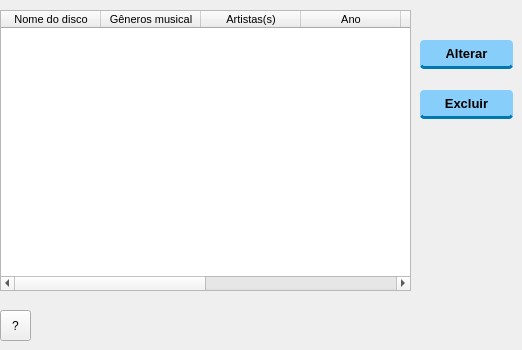
           <widget class="QWidget" name="tab_4">
            <attribute name="title">
             <string>Listagem dos discos</string>
            </attribute>
            <widget class="QTableWidget" name="tableWidget_vinis">
             <property name="geometry">
              <rect>
               <x>0</x>
               <y>10</y>
               <width>411</width>
               <height>281</height>
              </rect>
             </property>
             <property name="styleSheet">
              <string notr="true"/>
             </property>
             <column>
              <property name="text">
               <string>Nome do disco</string>
              </property>
              <property name="font">
               <font>
                <pointsize>8</pointsize>
               </font>
              </property>
             </column>
             <column>
              <property name="text">
               <string>Gêneros musical</string>
              </property>
              <property name="font">
               <font>
                <pointsize>8</pointsize>
               </font>
              </property>
             </column>
             <column>
              <property name="text">
               <string>Artistas(s)</string>
              </property>
              <property name="font">
               <font>
                <pointsize>8</pointsize>
               </font>
              </property>
             </column>
             <column>
              <property name="text">
               <string>Ano</string>
              </property>
              <property name="font">
               <font>
                <pointsize>8</pointsize>
               </font>
              </property>
             </column>
             <column>
              <property name="text">
               <string>Código</string>
              </property>
              <property name="font">
               <font>
                <pointsize>8</pointsize>
               </font>
              </property>
             </column>
             <column>
              <property name="text">
               <string>Condição</string>
              </property>
              <property name="font">
               <font>
                <pointsize>8</pointsize>
               </font>
              </property>
             </column>
             <column>
              <property name="text">
               <string>Preço(R$)</string>
              </property>
              <property name="font">
               <font>
                <pointsize>8</pointsize>
               </font>
              </property>
             </column>
             <column>
              <property name="text">
               <string>Quant. Estoque</string>
              </property>
              <property name="font">
               <font>
                <pointsize>8</pointsize>
               </font>
              </property>
             </column>
            </widget>
            <widget class="QToolButton" name="help1">
             <property name="geometry">
              <rect>
               <x>0</x>
               <y>310</y>
               <width>31</width>
               <height>31</height>
              </rect>
             </property>
             <property name="text">
              <string>?</string>
             </property>
             <property name="icon">
              <iconset theme="QIcon::ThemeIcon::HelpFaq"/>
             </property>
            </widget>
            <widget class="QPushButton" name="pushButton_excluir_vinil">
             <property name="geometry">
              <rect>
               <x>420</x>
               <y>90</y>
               <width>93</width>
               <height>29</height>
              </rect>
             </property>
             <property name="styleSheet">
              <string notr="true">QPushButton {
    background-color: #87CEFA;
    color: #000000;
    border: none;
    border-bottom: 3px solid #0077b3;
    border-radius: 4px;
    font-family: &quot;Courier New&quot;;
    font-weight: bold;
    font-size: 10pt;
    padding: 4px 10px;
    max-height: 25px;
}

QPushButton:hover {
    background-color: #b0e0e6;
    border-bottom: 3px solid #0099cc;
}

QPushButton:pressed {
    background-color: #FF6347;      /* VERMELHO */
    border-bottom: 0px solid transparent;
    margin-top: 3px;
}</string>
             </property>
             <property name="text">
              <string>Excluir</string>
             </property>
            </widget>
            <widget class="QPushButton" name="pushButton_alterar_vinil">
             <property name="geometry">
              <rect>
               <x>420</x>
               <y>40</y>
               <width>93</width>
               <height>29</height>
              </rect>
             </property>
             <property name="styleSheet">
              <string notr="true">
QPushButton {
    background-color: #87CEFA;
    color: #000000;
    border: none;
    border-bottom: 3px solid #0077b3;
    border-radius: 4px;
    font-family: &quot;Courier New&quot;;
    font-weight: bold;
    font-size: 10pt;
    padding: 4px 10px;
    max-height: 25px;
}

QPushButton:hover {
    background-color: #b0e0e6;
    border-bottom: 3px solid #0099cc;
}

QPushButton:pressed {
    background-color: #FFD700;      /* DOURADO */
    border-bottom: 0px solid transparent;
    margin-top: 3px;
}</string>
             </property>
             <property name="text">
              <string>Alterar</string>
             </property>
            </widget>
           </widget>
